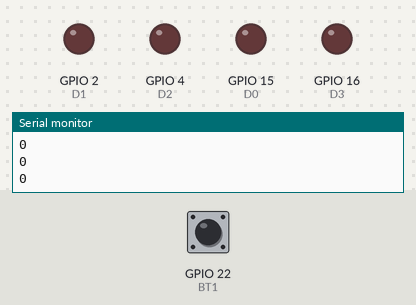
Simulated run of this program. Board: ESP32. Parts: output pins drawn as LEDs (lit = HIGH), the last lines printed to the serial monitor. The inputs (shaded band) are chosen by the test bench; at power-on: GPIO 22 (BT1) HIGH.

Above: at 1.4 s.
1.5 s: GPIO 22 (BT1) driven LOW
At 2.7 s:
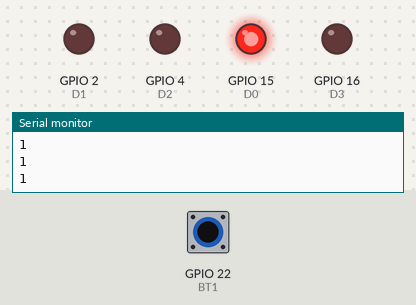
3.0 s: GPIO 22 (BT1) pulsed HIGH 2 times (0.12 s each, 0.3 s apart)
At 4.5 s:
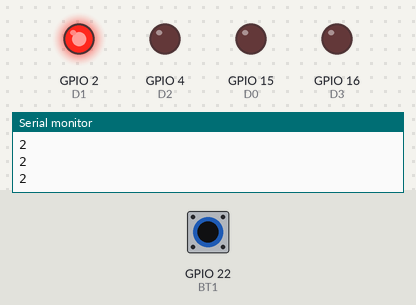
5.1 s: GPIO 22 (BT1) pulsed HIGH 5 times (0.12 s each, 0.3 s apart)
At 8.0 s:
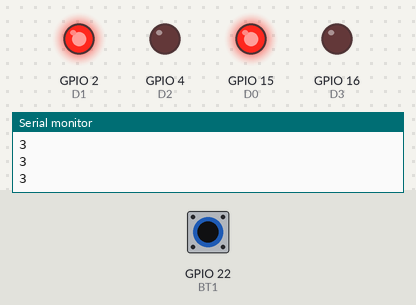
Timing chart, 0 to 9.5 s (numbered marks = the images above; inputs shaded):
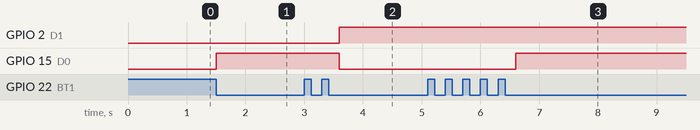

Measured:
- after the input at 1.5 s, GPIO 15 (D0): LOW → HIGH at once
- after the input at 3.0 s, GPIO 2 (D1): LOW → HIGH after 0.60 s; GPIO 15 (D0): HIGH → LOW after 0.60 s
- after the input at 5.1 s, GPIO 15 (D0): LOW → HIGH after 1.5 s

The program:

main.cpp
```cpp
#include <Arduino.h>

#define D0 15
#define D1 2
#define D2 4
#define D3 16
#define BT1 22

void setup() {
  pinMode(D0,OUTPUT);
  pinMode(D1, OUTPUT);
  pinMode(D2, OUTPUT);
  pinMode(D3,OUTPUT);
  pinMode(BT1, INPUT);
  Serial.begin(115200);
}

int contador=0;
int anterior_boton=1;
int nuevo_boton;

void loop() {
nuevo_boton = digitalRead(BT1);
  if ((nuevo_boton==0) && (anterior_boton==1)) contador++;
    digitalWrite(D0,contador & 0x01);
    digitalWrite(D1,(contador >>1) & 0x01);
    digitalWrite(D2,(contador >>2) & 0x01);
    digitalWrite(D3,(contador >>3)& 0x01);
    Serial.println(contador);
    anterior_boton = nuevo_boton;
    delay(300); // OJO NO
}
```
